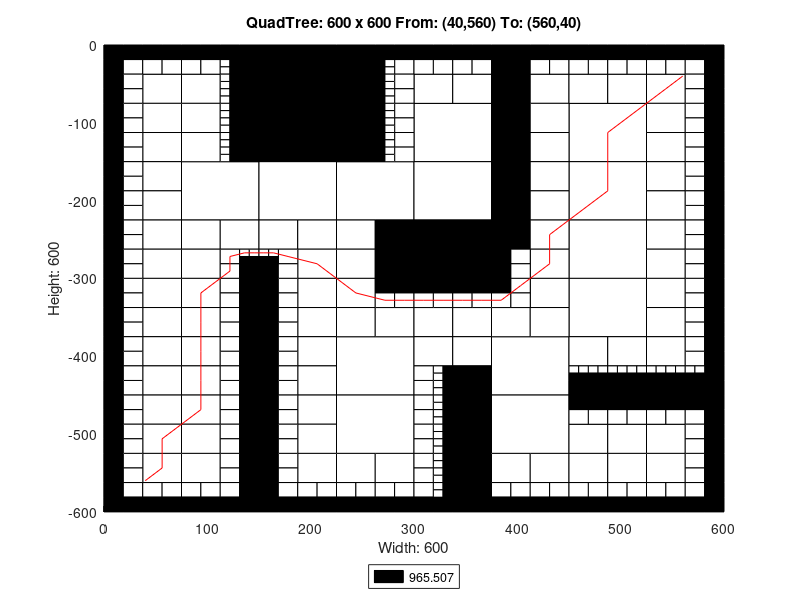

Recreate this plot in MATLAB.
axis([0 600 -600 0]);
title('QuadTree: 600 x 600 From: (40,560) To: (560,40)');
xlabel('Width: 600');
ylabel('Height: 600');
rectangle('Position',[150 -75 75 75], 'FaceColor',[0 0 0]);
rectangle('Position',[150 -150 75 75], 'FaceColor',[0 0 0]);
rectangle('Position',[75 -225 75 75], 'FaceColor',[1 1 1]);
rectangle('Position',[150 -225 75 75], 'FaceColor',[1 1 1]);
rectangle('Position',[225 -225 75 75], 'FaceColor',[1 1 1]);
rectangle('Position',[300 -150 75 75], 'FaceColor',[1 1 1]);
rectangle('Position',[450 -150 75 75], 'FaceColor',[1 1 1]);
rectangle('Position',[300 -225 75 75], 'FaceColor',[1 1 1]);
rectangle('Position',[300 -300 75 75], 'FaceColor',[0 0 0]);
rectangle('Position',[450 -225 75 75], 'FaceColor',[1 1 1]);
rectangle('Position',[450 -300 75 75], 'FaceColor',[1 1 1]);
rectangle('Position',[225 -450 75 75], 'FaceColor',[1 1 1]);
rectangle('Position',[225 -525 75 75], 'FaceColor',[1 1 1]);
rectangle('Position',[375 -450 75 75], 'FaceColor',[1 1 1]);
rectangle('Position',[450 -375 75 75], 'FaceColor',[1 1 1]);
rectangle('Position',[375 -525 75 75], 'FaceColor',[1 1 1]);
rectangle('Position',[37.5 -75 37.5 37.5], 'FaceColor',[1 1 1]);
rectangle('Position',[75 -75 37.5 37.5], 'FaceColor',[1 1 1]);
rectangle('Position',[37.5 -112.5 37.5 37.5], 'FaceColor',[1 1 1]);
rectangle('Position',[37.5 -150 37.5 37.5], 'FaceColor',[1 1 1]);
rectangle('Position',[75 -112.5 37.5 37.5], 'FaceColor',[1 1 1]);
rectangle('Position',[75 -150 37.5 37.5], 'FaceColor',[1 1 1]);
rectangle('Position',[225 -37.5 37.5 37.5], 'FaceColor',[0 0 0]);
rectangle('Position',[225 -75 37.5 37.5], 'FaceColor',[0 0 0]);
rectangle('Position',[225 -112.5 37.5 37.5], 'FaceColor',[0 0 0]);
rectangle('Position',[225 -150 37.5 37.5], 'FaceColor',[0 0 0]);
rectangle('Position',[37.5 -187.5 37.5 37.5], 'FaceColor',[1 1 1]);
rectangle('Position',[37.5 -225 37.5 37.5], 'FaceColor',[1 1 1]);
rectangle('Position',[37.5 -262.5 37.5 37.5], 'FaceColor',[1 1 1]);
rectangle('Position',[37.5 -300 37.5 37.5], 'FaceColor',[1 1 1]);
rectangle('Position',[75 -262.5 37.5 37.5], 'FaceColor',[1 1 1]);
rectangle('Position',[112.5 -262.5 37.5 37.5], 'FaceColor',[1 1 1]);
rectangle('Position',[75 -300 37.5 37.5], 'FaceColor',[1 1 1]);
rectangle('Position',[150 -262.5 37.5 37.5], 'FaceColor',[1 1 1]);
rectangle('Position',[187.5 -262.5 37.5 37.5], 'FaceColor',[1 1 1]);
rectangle('Position',[187.5 -300 37.5 37.5], 'FaceColor',[1 1 1]);
rectangle('Position',[225 -262.5 37.5 37.5], 'FaceColor',[1 1 1]);
rectangle('Position',[262.5 -262.5 37.5 37.5], 'FaceColor',[0 0 0]);
rectangle('Position',[225 -300 37.5 37.5], 'FaceColor',[1 1 1]);
rectangle('Position',[262.5 -300 37.5 37.5], 'FaceColor',[0 0 0]);
rectangle('Position',[300 -75 37.5 37.5], 'FaceColor',[1 1 1]);
rectangle('Position',[337.5 -75 37.5 37.5], 'FaceColor',[1 1 1]);
rectangle('Position',[375 -37.5 37.5 37.5], 'FaceColor',[0 0 0]);
rectangle('Position',[375 -75 37.5 37.5], 'FaceColor',[0 0 0]);
rectangle('Position',[412.5 -75 37.5 37.5], 'FaceColor',[1 1 1]);
rectangle('Position',[375 -112.5 37.5 37.5], 'FaceColor',[0 0 0]);
rectangle('Position',[412.5 -112.5 37.5 37.5], 'FaceColor',[1 1 1]);
rectangle('Position',[375 -150 37.5 37.5], 'FaceColor',[0 0 0]);
rectangle('Position',[412.5 -150 37.5 37.5], 'FaceColor',[1 1 1]);
rectangle('Position',[450 -75 37.5 37.5], 'FaceColor',[1 1 1]);
rectangle('Position',[487.5 -75 37.5 37.5], 'FaceColor',[1 1 1]);
rectangle('Position',[525 -75 37.5 37.5], 'FaceColor',[1 1 1]);
rectangle('Position',[525 -112.5 37.5 37.5], 'FaceColor',[1 1 1]);
rectangle('Position',[525 -150 37.5 37.5], 'FaceColor',[1 1 1]);
rectangle('Position',[375 -187.5 37.5 37.5], 'FaceColor',[0 0 0]);
rectangle('Position',[412.5 -187.5 37.5 37.5], 'FaceColor',[1 1 1]);
rectangle('Position',[375 -225 37.5 37.5], 'FaceColor',[0 0 0]);
rectangle('Position',[412.5 -225 37.5 37.5], 'FaceColor',[1 1 1]);
rectangle('Position',[375 -262.5 37.5 37.5], 'FaceColor',[0 0 0]);
rectangle('Position',[412.5 -262.5 37.5 37.5], 'FaceColor',[1 1 1]);
rectangle('Position',[412.5 -300 37.5 37.5], 'FaceColor',[1 1 1]);
rectangle('Position',[525 -187.5 37.5 37.5], 'FaceColor',[1 1 1]);
rectangle('Position',[525 -225 37.5 37.5], 'FaceColor',[1 1 1]);
rectangle('Position',[525 -262.5 37.5 37.5], 'FaceColor',[1 1 1]);
rectangle('Position',[525 -300 37.5 37.5], 'FaceColor',[1 1 1]);
rectangle('Position',[37.5 -337.5 37.5 37.5], 'FaceColor',[1 1 1]);
rectangle('Position',[37.5 -375 37.5 37.5], 'FaceColor',[1 1 1]);
rectangle('Position',[75 -337.5 37.5 37.5], 'FaceColor',[1 1 1]);
rectangle('Position',[75 -375 37.5 37.5], 'FaceColor',[1 1 1]);
rectangle('Position',[37.5 -412.5 37.5 37.5], 'FaceColor',[1 1 1]);
rectangle('Position',[37.5 -450 37.5 37.5], 'FaceColor',[1 1 1]);
rectangle('Position',[75 -412.5 37.5 37.5], 'FaceColor',[1 1 1]);
rectangle('Position',[75 -450 37.5 37.5], 'FaceColor',[1 1 1]);
rectangle('Position',[187.5 -337.5 37.5 37.5], 'FaceColor',[1 1 1]);
rectangle('Position',[187.5 -375 37.5 37.5], 'FaceColor',[1 1 1]);
rectangle('Position',[225 -337.5 37.5 37.5], 'FaceColor',[1 1 1]);
rectangle('Position',[225 -375 37.5 37.5], 'FaceColor',[1 1 1]);
rectangle('Position',[262.5 -375 37.5 37.5], 'FaceColor',[1 1 1]);
rectangle('Position',[187.5 -412.5 37.5 37.5], 'FaceColor',[1 1 1]);
rectangle('Position',[187.5 -450 37.5 37.5], 'FaceColor',[1 1 1]);
rectangle('Position',[37.5 -487.5 37.5 37.5], 'FaceColor',[1 1 1]);
rectangle('Position',[37.5 -525 37.5 37.5], 'FaceColor',[1 1 1]);
rectangle('Position',[75 -487.5 37.5 37.5], 'FaceColor',[1 1 1]);
rectangle('Position',[75 -525 37.5 37.5], 'FaceColor',[1 1 1]);
rectangle('Position',[37.5 -562.5 37.5 37.5], 'FaceColor',[1 1 1]);
rectangle('Position',[75 -562.5 37.5 37.5], 'FaceColor',[1 1 1]);
rectangle('Position',[187.5 -487.5 37.5 37.5], 'FaceColor',[1 1 1]);
rectangle('Position',[187.5 -525 37.5 37.5], 'FaceColor',[1 1 1]);
rectangle('Position',[187.5 -562.5 37.5 37.5], 'FaceColor',[1 1 1]);
rectangle('Position',[225 -562.5 37.5 37.5], 'FaceColor',[1 1 1]);
rectangle('Position',[262.5 -562.5 37.5 37.5], 'FaceColor',[1 1 1]);
rectangle('Position',[300 -375 37.5 37.5], 'FaceColor',[1 1 1]);
rectangle('Position',[337.5 -375 37.5 37.5], 'FaceColor',[1 1 1]);
rectangle('Position',[412.5 -337.5 37.5 37.5], 'FaceColor',[1 1 1]);
rectangle('Position',[375 -375 37.5 37.5], 'FaceColor',[1 1 1]);
rectangle('Position',[412.5 -375 37.5 37.5], 'FaceColor',[1 1 1]);
rectangle('Position',[300 -412.5 37.5 37.5], 'FaceColor',[1 1 1]);
rectangle('Position',[337.5 -412.5 37.5 37.5], 'FaceColor',[1 1 1]);
rectangle('Position',[337.5 -450 37.5 37.5], 'FaceColor',[0 0 0]);
rectangle('Position',[525 -337.5 37.5 37.5], 'FaceColor',[1 1 1]);
rectangle('Position',[525 -375 37.5 37.5], 'FaceColor',[1 1 1]);
rectangle('Position',[450 -412.5 37.5 37.5], 'FaceColor',[1 1 1]);
rectangle('Position',[487.5 -412.5 37.5 37.5], 'FaceColor',[1 1 1]);
rectangle('Position',[525 -412.5 37.5 37.5], 'FaceColor',[1 1 1]);
rectangle('Position',[337.5 -487.5 37.5 37.5], 'FaceColor',[0 0 0]);
rectangle('Position',[337.5 -525 37.5 37.5], 'FaceColor',[0 0 0]);
rectangle('Position',[337.5 -562.5 37.5 37.5], 'FaceColor',[0 0 0]);
rectangle('Position',[337.5 -600 37.5 37.5], 'FaceColor',[0 0 0]);
rectangle('Position',[375 -562.5 37.5 37.5], 'FaceColor',[1 1 1]);
rectangle('Position',[412.5 -562.5 37.5 37.5], 'FaceColor',[1 1 1]);
rectangle('Position',[450 -525 37.5 37.5], 'FaceColor',[1 1 1]);
rectangle('Position',[487.5 -525 37.5 37.5], 'FaceColor',[1 1 1]);
rectangle('Position',[525 -525 37.5 37.5], 'FaceColor',[1 1 1]);
rectangle('Position',[450 -562.5 37.5 37.5], 'FaceColor',[1 1 1]);
rectangle('Position',[487.5 -562.5 37.5 37.5], 'FaceColor',[1 1 1]);
rectangle('Position',[525 -562.5 37.5 37.5], 'FaceColor',[1 1 1]);
rectangle('Position',[0 -18.75 18.75 18.75], 'FaceColor',[0 0 0]);
rectangle('Position',[18.75 -18.75 18.75 18.75], 'FaceColor',[0 0 0]);
rectangle('Position',[0 -37.5 18.75 18.75], 'FaceColor',[0 0 0]);
rectangle('Position',[18.75 -37.5 18.75 18.75], 'FaceColor',[1 1 1]);
rectangle('Position',[37.5 -18.75 18.75 18.75], 'FaceColor',[0 0 0]);
rectangle('Position',[56.25 -18.75 18.75 18.75], 'FaceColor',[0 0 0]);
rectangle('Position',[37.5 -37.5 18.75 18.75], 'FaceColor',[1 1 1]);
rectangle('Position',[56.25 -37.5 18.75 18.75], 'FaceColor',[1 1 1]);
rectangle('Position',[0 -56.25 18.75 18.75], 'FaceColor',[0 0 0]);
rectangle('Position',[18.75 -56.25 18.75 18.75], 'FaceColor',[1 1 1]);
rectangle('Position',[0 -75 18.75 18.75], 'FaceColor',[0 0 0]);
rectangle('Position',[18.75 -75 18.75 18.75], 'FaceColor',[1 1 1]);
rectangle('Position',[75 -18.75 18.75 18.75], 'FaceColor',[0 0 0]);
rectangle('Position',[93.75 -18.75 18.75 18.75], 'FaceColor',[0 0 0]);
rectangle('Position',[75 -37.5 18.75 18.75], 'FaceColor',[1 1 1]);
rectangle('Position',[93.75 -37.5 18.75 18.75], 'FaceColor',[1 1 1]);
rectangle('Position',[112.5 -18.75 18.75 18.75], 'FaceColor',[0 0 0]);
rectangle('Position',[131.25 -18.75 18.75 18.75], 'FaceColor',[0 0 0]);
rectangle('Position',[131.25 -37.5 18.75 18.75], 'FaceColor',[0 0 0]);
rectangle('Position',[131.25 -56.25 18.75 18.75], 'FaceColor',[0 0 0]);
rectangle('Position',[131.25 -75 18.75 18.75], 'FaceColor',[0 0 0]);
rectangle('Position',[0 -93.75 18.75 18.75], 'FaceColor',[0 0 0]);
rectangle('Position',[18.75 -93.75 18.75 18.75], 'FaceColor',[1 1 1]);
rectangle('Position',[0 -112.5 18.75 18.75], 'FaceColor',[0 0 0]);
rectangle('Position',[18.75 -112.5 18.75 18.75], 'FaceColor',[1 1 1]);
rectangle('Position',[0 -131.25 18.75 18.75], 'FaceColor',[0 0 0]);
rectangle('Position',[18.75 -131.25 18.75 18.75], 'FaceColor',[1 1 1]);
rectangle('Position',[0 -150 18.75 18.75], 'FaceColor',[0 0 0]);
rectangle('Position',[18.75 -150 18.75 18.75], 'FaceColor',[1 1 1]);
rectangle('Position',[131.25 -93.75 18.75 18.75], 'FaceColor',[0 0 0]);
rectangle('Position',[131.25 -112.5 18.75 18.75], 'FaceColor',[0 0 0]);
rectangle('Position',[131.25 -131.25 18.75 18.75], 'FaceColor',[0 0 0]);
rectangle('Position',[131.25 -150 18.75 18.75], 'FaceColor',[0 0 0]);
rectangle('Position',[262.5 -18.75 18.75 18.75], 'FaceColor',[0 0 0]);
rectangle('Position',[281.25 -18.75 18.75 18.75], 'FaceColor',[0 0 0]);
rectangle('Position',[281.25 -37.5 18.75 18.75], 'FaceColor',[1 1 1]);
rectangle('Position',[281.25 -56.25 18.75 18.75], 'FaceColor',[1 1 1]);
rectangle('Position',[281.25 -75 18.75 18.75], 'FaceColor',[1 1 1]);
rectangle('Position',[281.25 -93.75 18.75 18.75], 'FaceColor',[1 1 1]);
rectangle('Position',[281.25 -112.5 18.75 18.75], 'FaceColor',[1 1 1]);
rectangle('Position',[281.25 -131.25 18.75 18.75], 'FaceColor',[1 1 1]);
rectangle('Position',[281.25 -150 18.75 18.75], 'FaceColor',[1 1 1]);
rectangle('Position',[0 -168.75 18.75 18.75], 'FaceColor',[0 0 0]);
rectangle('Position',[18.75 -168.75 18.75 18.75], 'FaceColor',[1 1 1]);
rectangle('Position',[0 -187.5 18.75 18.75], 'FaceColor',[0 0 0]);
rectangle('Position',[18.75 -187.5 18.75 18.75], 'FaceColor',[1 1 1]);
rectangle('Position',[0 -206.25 18.75 18.75], 'FaceColor',[0 0 0]);
rectangle('Position',[18.75 -206.25 18.75 18.75], 'FaceColor',[1 1 1]);
rectangle('Position',[0 -225 18.75 18.75], 'FaceColor',[0 0 0]);
rectangle('Position',[18.75 -225 18.75 18.75], 'FaceColor',[1 1 1]);
rectangle('Position',[0 -243.75 18.75 18.75], 'FaceColor',[0 0 0]);
rectangle('Position',[18.75 -243.75 18.75 18.75], 'FaceColor',[1 1 1]);
rectangle('Position',[0 -262.5 18.75 18.75], 'FaceColor',[0 0 0]);
rectangle('Position',[18.75 -262.5 18.75 18.75], 'FaceColor',[1 1 1]);
rectangle('Position',[0 -281.25 18.75 18.75], 'FaceColor',[0 0 0]);
rectangle('Position',[18.75 -281.25 18.75 18.75], 'FaceColor',[1 1 1]);
rectangle('Position',[0 -300 18.75 18.75], 'FaceColor',[0 0 0]);
rectangle('Position',[18.75 -300 18.75 18.75], 'FaceColor',[1 1 1]);
rectangle('Position',[112.5 -281.25 18.75 18.75], 'FaceColor',[1 1 1]);
rectangle('Position',[112.5 -300 18.75 18.75], 'FaceColor',[1 1 1]);
rectangle('Position',[131.25 -300 18.75 18.75], 'FaceColor',[0 0 0]);
rectangle('Position',[168.75 -281.25 18.75 18.75], 'FaceColor',[1 1 1]);
rectangle('Position',[150 -300 18.75 18.75], 'FaceColor',[0 0 0]);
rectangle('Position',[168.75 -300 18.75 18.75], 'FaceColor',[1 1 1]);
rectangle('Position',[300 -18.75 18.75 18.75], 'FaceColor',[0 0 0]);
rectangle('Position',[318.75 -18.75 18.75 18.75], 'FaceColor',[0 0 0]);
rectangle('Position',[300 -37.5 18.75 18.75], 'FaceColor',[1 1 1]);
rectangle('Position',[318.75 -37.5 18.75 18.75], 'FaceColor',[1 1 1]);
rectangle('Position',[337.5 -18.75 18.75 18.75], 'FaceColor',[0 0 0]);
rectangle('Position',[356.25 -18.75 18.75 18.75], 'FaceColor',[0 0 0]);
rectangle('Position',[337.5 -37.5 18.75 18.75], 'FaceColor',[1 1 1]);
rectangle('Position',[356.25 -37.5 18.75 18.75], 'FaceColor',[1 1 1]);
rectangle('Position',[412.5 -18.75 18.75 18.75], 'FaceColor',[0 0 0]);
rectangle('Position',[431.25 -18.75 18.75 18.75], 'FaceColor',[0 0 0]);
rectangle('Position',[412.5 -37.5 18.75 18.75], 'FaceColor',[1 1 1]);
rectangle('Position',[431.25 -37.5 18.75 18.75], 'FaceColor',[1 1 1]);
rectangle('Position',[450 -18.75 18.75 18.75], 'FaceColor',[0 0 0]);
rectangle('Position',[468.75 -18.75 18.75 18.75], 'FaceColor',[0 0 0]);
rectangle('Position',[450 -37.5 18.75 18.75], 'FaceColor',[1 1 1]);
rectangle('Position',[468.75 -37.5 18.75 18.75], 'FaceColor',[1 1 1]);
rectangle('Position',[487.5 -18.75 18.75 18.75], 'FaceColor',[0 0 0]);
rectangle('Position',[506.25 -18.75 18.75 18.75], 'FaceColor',[0 0 0]);
rectangle('Position',[487.5 -37.5 18.75 18.75], 'FaceColor',[1 1 1]);
rectangle('Position',[506.25 -37.5 18.75 18.75], 'FaceColor',[1 1 1]);
rectangle('Position',[525 -18.75 18.75 18.75], 'FaceColor',[0 0 0]);
rectangle('Position',[543.75 -18.75 18.75 18.75], 'FaceColor',[0 0 0]);
rectangle('Position',[525 -37.5 18.75 18.75], 'FaceColor',[1 1 1]);
rectangle('Position',[543.75 -37.5 18.75 18.75], 'FaceColor',[1 1 1]);
rectangle('Position',[562.5 -18.75 18.75 18.75], 'FaceColor',[0 0 0]);
rectangle('Position',[581.25 -18.75 18.75 18.75], 'FaceColor',[0 0 0]);
rectangle('Position',[562.5 -37.5 18.75 18.75], 'FaceColor',[1 1 1]);
rectangle('Position',[581.25 -37.5 18.75 18.75], 'FaceColor',[0 0 0]);
rectangle('Position',[562.5 -56.25 18.75 18.75], 'FaceColor',[1 1 1]);
rectangle('Position',[581.25 -56.25 18.75 18.75], 'FaceColor',[0 0 0]);
rectangle('Position',[562.5 -75 18.75 18.75], 'FaceColor',[1 1 1]);
rectangle('Position',[581.25 -75 18.75 18.75], 'FaceColor',[0 0 0]);
rectangle('Position',[562.5 -93.75 18.75 18.75], 'FaceColor',[1 1 1]);
rectangle('Position',[581.25 -93.75 18.75 18.75], 'FaceColor',[0 0 0]);
rectangle('Position',[562.5 -112.5 18.75 18.75], 'FaceColor',[1 1 1]);
rectangle('Position',[581.25 -112.5 18.75 18.75], 'FaceColor',[0 0 0]);
rectangle('Position',[562.5 -131.25 18.75 18.75], 'FaceColor',[1 1 1]);
rectangle('Position',[581.25 -131.25 18.75 18.75], 'FaceColor',[0 0 0]);
rectangle('Position',[562.5 -150 18.75 18.75], 'FaceColor',[1 1 1]);
rectangle('Position',[581.25 -150 18.75 18.75], 'FaceColor',[0 0 0]);
rectangle('Position',[375 -281.25 18.75 18.75], 'FaceColor',[0 0 0]);
rectangle('Position',[393.75 -281.25 18.75 18.75], 'FaceColor',[1 1 1]);
rectangle('Position',[375 -300 18.75 18.75], 'FaceColor',[0 0 0]);
rectangle('Position',[393.75 -300 18.75 18.75], 'FaceColor',[1 1 1]);
rectangle('Position',[562.5 -168.75 18.75 18.75], 'FaceColor',[1 1 1]);
rectangle('Position',[581.25 -168.75 18.75 18.75], 'FaceColor',[0 0 0]);
rectangle('Position',[562.5 -187.5 18.75 18.75], 'FaceColor',[1 1 1]);
rectangle('Position',[581.25 -187.5 18.75 18.75], 'FaceColor',[0 0 0]);
rectangle('Position',[562.5 -206.25 18.75 18.75], 'FaceColor',[1 1 1]);
rectangle('Position',[581.25 -206.25 18.75 18.75], 'FaceColor',[0 0 0]);
rectangle('Position',[562.5 -225 18.75 18.75], 'FaceColor',[1 1 1]);
rectangle('Position',[581.25 -225 18.75 18.75], 'FaceColor',[0 0 0]);
rectangle('Position',[562.5 -243.75 18.75 18.75], 'FaceColor',[1 1 1]);
rectangle('Position',[581.25 -243.75 18.75 18.75], 'FaceColor',[0 0 0]);
rectangle('Position',[562.5 -262.5 18.75 18.75], 'FaceColor',[1 1 1]);
rectangle('Position',[581.25 -262.5 18.75 18.75], 'FaceColor',[0 0 0]);
rectangle('Position',[562.5 -281.25 18.75 18.75], 'FaceColor',[1 1 1]);
rectangle('Position',[581.25 -281.25 18.75 18.75], 'FaceColor',[0 0 0]);
rectangle('Position',[562.5 -300 18.75 18.75], 'FaceColor',[1 1 1]);
rectangle('Position',[581.25 -300 18.75 18.75], 'FaceColor',[0 0 0]);
rectangle('Position',[0 -318.75 18.75 18.75], 'FaceColor',[0 0 0]);
rectangle('Position',[18.75 -318.75 18.75 18.75], 'FaceColor',[1 1 1]);
rectangle('Position',[0 -337.5 18.75 18.75], 'FaceColor',[0 0 0]);
rectangle('Position',[18.75 -337.5 18.75 18.75], 'FaceColor',[1 1 1]);
rectangle('Position',[0 -356.25 18.75 18.75], 'FaceColor',[0 0 0]);
rectangle('Position',[18.75 -356.25 18.75 18.75], 'FaceColor',[1 1 1]);
rectangle('Position',[0 -375 18.75 18.75], 'FaceColor',[0 0 0]);
rectangle('Position',[18.75 -375 18.75 18.75], 'FaceColor',[1 1 1]);
rectangle('Position',[112.5 -318.75 18.75 18.75], 'FaceColor',[1 1 1]);
rectangle('Position',[131.25 -318.75 18.75 18.75], 'FaceColor',[0 0 0]);
rectangle('Position',[112.5 -337.5 18.75 18.75], 'FaceColor',[1 1 1]);
rectangle('Position',[131.25 -337.5 18.75 18.75], 'FaceColor',[0 0 0]);
rectangle('Position',[112.5 -356.25 18.75 18.75], 'FaceColor',[1 1 1]);
rectangle('Position',[131.25 -356.25 18.75 18.75], 'FaceColor',[0 0 0]);
rectangle('Position',[112.5 -375 18.75 18.75], 'FaceColor',[1 1 1]);
rectangle('Position',[131.25 -375 18.75 18.75], 'FaceColor',[0 0 0]);
rectangle('Position',[0 -393.75 18.75 18.75], 'FaceColor',[0 0 0]);
rectangle('Position',[18.75 -393.75 18.75 18.75], 'FaceColor',[1 1 1]);
rectangle('Position',[0 -412.5 18.75 18.75], 'FaceColor',[0 0 0]);
rectangle('Position',[18.75 -412.5 18.75 18.75], 'FaceColor',[1 1 1]);
rectangle('Position',[0 -431.25 18.75 18.75], 'FaceColor',[0 0 0]);
rectangle('Position',[18.75 -431.25 18.75 18.75], 'FaceColor',[1 1 1]);
rectangle('Position',[0 -450 18.75 18.75], 'FaceColor',[0 0 0]);
rectangle('Position',[18.75 -450 18.75 18.75], 'FaceColor',[1 1 1]);
rectangle('Position',[112.5 -393.75 18.75 18.75], 'FaceColor',[1 1 1]);
rectangle('Position',[131.25 -393.75 18.75 18.75], 'FaceColor',[0 0 0]);
rectangle('Position',[112.5 -412.5 18.75 18.75], 'FaceColor',[1 1 1]);
rectangle('Position',[131.25 -412.5 18.75 18.75], 'FaceColor',[0 0 0]);
rectangle('Position',[112.5 -431.25 18.75 18.75], 'FaceColor',[1 1 1]);
rectangle('Position',[131.25 -431.25 18.75 18.75], 'FaceColor',[0 0 0]);
rectangle('Position',[112.5 -450 18.75 18.75], 'FaceColor',[1 1 1]);
rectangle('Position',[131.25 -450 18.75 18.75], 'FaceColor',[0 0 0]);
rectangle('Position',[150 -318.75 18.75 18.75], 'FaceColor',[0 0 0]);
rectangle('Position',[168.75 -318.75 18.75 18.75], 'FaceColor',[1 1 1]);
rectangle('Position',[150 -337.5 18.75 18.75], 'FaceColor',[0 0 0]);
rectangle('Position',[168.75 -337.5 18.75 18.75], 'FaceColor',[1 1 1]);
rectangle('Position',[150 -356.25 18.75 18.75], 'FaceColor',[0 0 0]);
rectangle('Position',[168.75 -356.25 18.75 18.75], 'FaceColor',[1 1 1]);
rectangle('Position',[150 -375 18.75 18.75], 'FaceColor',[0 0 0]);
rectangle('Position',[168.75 -375 18.75 18.75], 'FaceColor',[1 1 1]);
rectangle('Position',[262.5 -318.75 18.75 18.75], 'FaceColor',[0 0 0]);
rectangle('Position',[281.25 -318.75 18.75 18.75], 'FaceColor',[0 0 0]);
rectangle('Position',[262.5 -337.5 18.75 18.75], 'FaceColor',[1 1 1]);
rectangle('Position',[281.25 -337.5 18.75 18.75], 'FaceColor',[1 1 1]);
rectangle('Position',[150 -393.75 18.75 18.75], 'FaceColor',[0 0 0]);
rectangle('Position',[168.75 -393.75 18.75 18.75], 'FaceColor',[1 1 1]);
rectangle('Position',[150 -412.5 18.75 18.75], 'FaceColor',[0 0 0]);
rectangle('Position',[168.75 -412.5 18.75 18.75], 'FaceColor',[1 1 1]);
rectangle('Position',[150 -431.25 18.75 18.75], 'FaceColor',[0 0 0]);
rectangle('Position',[168.75 -431.25 18.75 18.75], 'FaceColor',[1 1 1]);
rectangle('Position',[150 -450 18.75 18.75], 'FaceColor',[0 0 0]);
rectangle('Position',[168.75 -450 18.75 18.75], 'FaceColor',[1 1 1]);
rectangle('Position',[0 -468.75 18.75 18.75], 'FaceColor',[0 0 0]);
rectangle('Position',[18.75 -468.75 18.75 18.75], 'FaceColor',[1 1 1]);
rectangle('Position',[0 -487.5 18.75 18.75], 'FaceColor',[0 0 0]);
rectangle('Position',[18.75 -487.5 18.75 18.75], 'FaceColor',[1 1 1]);
rectangle('Position',[0 -506.25 18.75 18.75], 'FaceColor',[0 0 0]);
rectangle('Position',[18.75 -506.25 18.75 18.75], 'FaceColor',[1 1 1]);
rectangle('Position',[0 -525 18.75 18.75], 'FaceColor',[0 0 0]);
rectangle('Position',[18.75 -525 18.75 18.75], 'FaceColor',[1 1 1]);
rectangle('Position',[112.5 -468.75 18.75 18.75], 'FaceColor',[1 1 1]);
rectangle('Position',[131.25 -468.75 18.75 18.75], 'FaceColor',[0 0 0]);
rectangle('Position',[112.5 -487.5 18.75 18.75], 'FaceColor',[1 1 1]);
rectangle('Position',[131.25 -487.5 18.75 18.75], 'FaceColor',[0 0 0]);
rectangle('Position',[112.5 -506.25 18.75 18.75], 'FaceColor',[1 1 1]);
rectangle('Position',[131.25 -506.25 18.75 18.75], 'FaceColor',[0 0 0]);
rectangle('Position',[112.5 -525 18.75 18.75], 'FaceColor',[1 1 1]);
rectangle('Position',[131.25 -525 18.75 18.75], 'FaceColor',[0 0 0]);
rectangle('Position',[0 -543.75 18.75 18.75], 'FaceColor',[0 0 0]);
rectangle('Position',[18.75 -543.75 18.75 18.75], 'FaceColor',[1 1 1]);
rectangle('Position',[0 -562.5 18.75 18.75], 'FaceColor',[0 0 0]);
rectangle('Position',[18.75 -562.5 18.75 18.75], 'FaceColor',[1 1 1]);
rectangle('Position',[0 -581.25 18.75 18.75], 'FaceColor',[0 0 0]);
rectangle('Position',[18.75 -581.25 18.75 18.75], 'FaceColor',[1 1 1]);
rectangle('Position',[0 -600 18.75 18.75], 'FaceColor',[0 0 0]);
rectangle('Position',[18.75 -600 18.75 18.75], 'FaceColor',[0 0 0]);
rectangle('Position',[37.5 -581.25 18.75 18.75], 'FaceColor',[1 1 1]);
rectangle('Position',[56.25 -581.25 18.75 18.75], 'FaceColor',[1 1 1]);
rectangle('Position',[37.5 -600 18.75 18.75], 'FaceColor',[0 0 0]);
rectangle('Position',[56.25 -600 18.75 18.75], 'FaceColor',[0 0 0]);
rectangle('Position',[112.5 -543.75 18.75 18.75], 'FaceColor',[1 1 1]);
rectangle('Position',[131.25 -543.75 18.75 18.75], 'FaceColor',[0 0 0]);
rectangle('Position',[112.5 -562.5 18.75 18.75], 'FaceColor',[1 1 1]);
rectangle('Position',[131.25 -562.5 18.75 18.75], 'FaceColor',[0 0 0]);
rectangle('Position',[75 -581.25 18.75 18.75], 'FaceColor',[1 1 1]);
rectangle('Position',[93.75 -581.25 18.75 18.75], 'FaceColor',[1 1 1]);
rectangle('Position',[75 -600 18.75 18.75], 'FaceColor',[0 0 0]);
rectangle('Position',[93.75 -600 18.75 18.75], 'FaceColor',[0 0 0]);
rectangle('Position',[112.5 -581.25 18.75 18.75], 'FaceColor',[1 1 1]);
rectangle('Position',[131.25 -581.25 18.75 18.75], 'FaceColor',[0 0 0]);
rectangle('Position',[112.5 -600 18.75 18.75], 'FaceColor',[0 0 0]);
rectangle('Position',[131.25 -600 18.75 18.75], 'FaceColor',[0 0 0]);
rectangle('Position',[150 -468.75 18.75 18.75], 'FaceColor',[0 0 0]);
rectangle('Position',[168.75 -468.75 18.75 18.75], 'FaceColor',[1 1 1]);
rectangle('Position',[150 -487.5 18.75 18.75], 'FaceColor',[0 0 0]);
rectangle('Position',[168.75 -487.5 18.75 18.75], 'FaceColor',[1 1 1]);
rectangle('Position',[150 -506.25 18.75 18.75], 'FaceColor',[0 0 0]);
rectangle('Position',[168.75 -506.25 18.75 18.75], 'FaceColor',[1 1 1]);
rectangle('Position',[150 -525 18.75 18.75], 'FaceColor',[0 0 0]);
rectangle('Position',[168.75 -525 18.75 18.75], 'FaceColor',[1 1 1]);
rectangle('Position',[150 -543.75 18.75 18.75], 'FaceColor',[0 0 0]);
rectangle('Position',[168.75 -543.75 18.75 18.75], 'FaceColor',[1 1 1]);
rectangle('Position',[150 -562.5 18.75 18.75], 'FaceColor',[0 0 0]);
rectangle('Position',[168.75 -562.5 18.75 18.75], 'FaceColor',[1 1 1]);
rectangle('Position',[150 -581.25 18.75 18.75], 'FaceColor',[0 0 0]);
rectangle('Position',[168.75 -581.25 18.75 18.75], 'FaceColor',[1 1 1]);
rectangle('Position',[150 -600 18.75 18.75], 'FaceColor',[0 0 0]);
rectangle('Position',[168.75 -600 18.75 18.75], 'FaceColor',[0 0 0]);
rectangle('Position',[187.5 -581.25 18.75 18.75], 'FaceColor',[1 1 1]);
rectangle('Position',[206.25 -581.25 18.75 18.75], 'FaceColor',[1 1 1]);
rectangle('Position',[187.5 -600 18.75 18.75], 'FaceColor',[0 0 0]);
rectangle('Position',[206.25 -600 18.75 18.75], 'FaceColor',[0 0 0]);
rectangle('Position',[225 -581.25 18.75 18.75], 'FaceColor',[1 1 1]);
rectangle('Position',[243.75 -581.25 18.75 18.75], 'FaceColor',[1 1 1]);
rectangle('Position',[225 -600 18.75 18.75], 'FaceColor',[0 0 0]);
rectangle('Position',[243.75 -600 18.75 18.75], 'FaceColor',[0 0 0]);
rectangle('Position',[262.5 -581.25 18.75 18.75], 'FaceColor',[1 1 1]);
rectangle('Position',[281.25 -581.25 18.75 18.75], 'FaceColor',[1 1 1]);
rectangle('Position',[262.5 -600 18.75 18.75], 'FaceColor',[0 0 0]);
rectangle('Position',[281.25 -600 18.75 18.75], 'FaceColor',[0 0 0]);
rectangle('Position',[300 -318.75 18.75 18.75], 'FaceColor',[0 0 0]);
rectangle('Position',[318.75 -318.75 18.75 18.75], 'FaceColor',[0 0 0]);
rectangle('Position',[300 -337.5 18.75 18.75], 'FaceColor',[1 1 1]);
rectangle('Position',[318.75 -337.5 18.75 18.75], 'FaceColor',[1 1 1]);
rectangle('Position',[337.5 -318.75 18.75 18.75], 'FaceColor',[0 0 0]);
rectangle('Position',[356.25 -318.75 18.75 18.75], 'FaceColor',[0 0 0]);
rectangle('Position',[337.5 -337.5 18.75 18.75], 'FaceColor',[1 1 1]);
rectangle('Position',[356.25 -337.5 18.75 18.75], 'FaceColor',[1 1 1]);
rectangle('Position',[375 -318.75 18.75 18.75], 'FaceColor',[0 0 0]);
rectangle('Position',[393.75 -318.75 18.75 18.75], 'FaceColor',[1 1 1]);
rectangle('Position',[375 -337.5 18.75 18.75], 'FaceColor',[1 1 1]);
rectangle('Position',[393.75 -337.5 18.75 18.75], 'FaceColor',[1 1 1]);
rectangle('Position',[300 -431.25 18.75 18.75], 'FaceColor',[1 1 1]);
rectangle('Position',[300 -450 18.75 18.75], 'FaceColor',[1 1 1]);
rectangle('Position',[562.5 -318.75 18.75 18.75], 'FaceColor',[1 1 1]);
rectangle('Position',[581.25 -318.75 18.75 18.75], 'FaceColor',[0 0 0]);
rectangle('Position',[562.5 -337.5 18.75 18.75], 'FaceColor',[1 1 1]);
rectangle('Position',[581.25 -337.5 18.75 18.75], 'FaceColor',[0 0 0]);
rectangle('Position',[562.5 -356.25 18.75 18.75], 'FaceColor',[1 1 1]);
rectangle('Position',[581.25 -356.25 18.75 18.75], 'FaceColor',[0 0 0]);
rectangle('Position',[562.5 -375 18.75 18.75], 'FaceColor',[1 1 1]);
rectangle('Position',[581.25 -375 18.75 18.75], 'FaceColor',[0 0 0]);
rectangle('Position',[450 -450 18.75 18.75], 'FaceColor',[0 0 0]);
rectangle('Position',[468.75 -450 18.75 18.75], 'FaceColor',[0 0 0]);
rectangle('Position',[487.5 -450 18.75 18.75], 'FaceColor',[0 0 0]);
rectangle('Position',[506.25 -450 18.75 18.75], 'FaceColor',[0 0 0]);
rectangle('Position',[562.5 -393.75 18.75 18.75], 'FaceColor',[1 1 1]);
rectangle('Position',[581.25 -393.75 18.75 18.75], 'FaceColor',[0 0 0]);
rectangle('Position',[562.5 -412.5 18.75 18.75], 'FaceColor',[1 1 1]);
rectangle('Position',[581.25 -412.5 18.75 18.75], 'FaceColor',[0 0 0]);
rectangle('Position',[525 -450 18.75 18.75], 'FaceColor',[0 0 0]);
rectangle('Position',[543.75 -450 18.75 18.75], 'FaceColor',[0 0 0]);
rectangle('Position',[581.25 -431.25 18.75 18.75], 'FaceColor',[0 0 0]);
rectangle('Position',[562.5 -450 18.75 18.75], 'FaceColor',[0 0 0]);
rectangle('Position',[581.25 -450 18.75 18.75], 'FaceColor',[0 0 0]);
rectangle('Position',[300 -468.75 18.75 18.75], 'FaceColor',[1 1 1]);
rectangle('Position',[300 -487.5 18.75 18.75], 'FaceColor',[1 1 1]);
rectangle('Position',[300 -506.25 18.75 18.75], 'FaceColor',[1 1 1]);
rectangle('Position',[300 -525 18.75 18.75], 'FaceColor',[1 1 1]);
rectangle('Position',[300 -543.75 18.75 18.75], 'FaceColor',[1 1 1]);
rectangle('Position',[300 -562.5 18.75 18.75], 'FaceColor',[1 1 1]);
rectangle('Position',[300 -581.25 18.75 18.75], 'FaceColor',[1 1 1]);
rectangle('Position',[300 -600 18.75 18.75], 'FaceColor',[0 0 0]);
rectangle('Position',[318.75 -600 18.75 18.75], 'FaceColor',[0 0 0]);
rectangle('Position',[375 -581.25 18.75 18.75], 'FaceColor',[1 1 1]);
rectangle('Position',[393.75 -581.25 18.75 18.75], 'FaceColor',[1 1 1]);
rectangle('Position',[375 -600 18.75 18.75], 'FaceColor',[0 0 0]);
rectangle('Position',[393.75 -600 18.75 18.75], 'FaceColor',[0 0 0]);
rectangle('Position',[412.5 -581.25 18.75 18.75], 'FaceColor',[1 1 1]);
rectangle('Position',[431.25 -581.25 18.75 18.75], 'FaceColor',[1 1 1]);
rectangle('Position',[412.5 -600 18.75 18.75], 'FaceColor',[0 0 0]);
rectangle('Position',[431.25 -600 18.75 18.75], 'FaceColor',[0 0 0]);
rectangle('Position',[450 -468.75 18.75 18.75], 'FaceColor',[0 0 0]);
rectangle('Position',[468.75 -468.75 18.75 18.75], 'FaceColor',[0 0 0]);
rectangle('Position',[450 -487.5 18.75 18.75], 'FaceColor',[1 1 1]);
rectangle('Position',[468.75 -487.5 18.75 18.75], 'FaceColor',[1 1 1]);
rectangle('Position',[487.5 -468.75 18.75 18.75], 'FaceColor',[0 0 0]);
rectangle('Position',[506.25 -468.75 18.75 18.75], 'FaceColor',[0 0 0]);
rectangle('Position',[487.5 -487.5 18.75 18.75], 'FaceColor',[1 1 1]);
rectangle('Position',[506.25 -487.5 18.75 18.75], 'FaceColor',[1 1 1]);
rectangle('Position',[525 -468.75 18.75 18.75], 'FaceColor',[0 0 0]);
rectangle('Position',[543.75 -468.75 18.75 18.75], 'FaceColor',[0 0 0]);
rectangle('Position',[525 -487.5 18.75 18.75], 'FaceColor',[1 1 1]);
rectangle('Position',[543.75 -487.5 18.75 18.75], 'FaceColor',[1 1 1]);
rectangle('Position',[562.5 -468.75 18.75 18.75], 'FaceColor',[0 0 0]);
rectangle('Position',[581.25 -468.75 18.75 18.75], 'FaceColor',[0 0 0]);
rectangle('Position',[562.5 -487.5 18.75 18.75], 'FaceColor',[1 1 1]);
rectangle('Position',[581.25 -487.5 18.75 18.75], 'FaceColor',[0 0 0]);
rectangle('Position',[562.5 -506.25 18.75 18.75], 'FaceColor',[1 1 1]);
rectangle('Position',[581.25 -506.25 18.75 18.75], 'FaceColor',[0 0 0]);
rectangle('Position',[562.5 -525 18.75 18.75], 'FaceColor',[1 1 1]);
rectangle('Position',[581.25 -525 18.75 18.75], 'FaceColor',[0 0 0]);
rectangle('Position',[450 -581.25 18.75 18.75], 'FaceColor',[1 1 1]);
rectangle('Position',[468.75 -581.25 18.75 18.75], 'FaceColor',[1 1 1]);
rectangle('Position',[450 -600 18.75 18.75], 'FaceColor',[0 0 0]);
rectangle('Position',[468.75 -600 18.75 18.75], 'FaceColor',[0 0 0]);
rectangle('Position',[487.5 -581.25 18.75 18.75], 'FaceColor',[1 1 1]);
rectangle('Position',[506.25 -581.25 18.75 18.75], 'FaceColor',[1 1 1]);
rectangle('Position',[487.5 -600 18.75 18.75], 'FaceColor',[0 0 0]);
rectangle('Position',[506.25 -600 18.75 18.75], 'FaceColor',[0 0 0]);
rectangle('Position',[562.5 -543.75 18.75 18.75], 'FaceColor',[1 1 1]);
rectangle('Position',[581.25 -543.75 18.75 18.75], 'FaceColor',[0 0 0]);
rectangle('Position',[562.5 -562.5 18.75 18.75], 'FaceColor',[1 1 1]);
rectangle('Position',[581.25 -562.5 18.75 18.75], 'FaceColor',[0 0 0]);
rectangle('Position',[525 -581.25 18.75 18.75], 'FaceColor',[1 1 1]);
rectangle('Position',[543.75 -581.25 18.75 18.75], 'FaceColor',[1 1 1]);
rectangle('Position',[525 -600 18.75 18.75], 'FaceColor',[0 0 0]);
rectangle('Position',[543.75 -600 18.75 18.75], 'FaceColor',[0 0 0]);
rectangle('Position',[562.5 -581.25 18.75 18.75], 'FaceColor',[1 1 1]);
rectangle('Position',[581.25 -581.25 18.75 18.75], 'FaceColor',[0 0 0]);
rectangle('Position',[562.5 -600 18.75 18.75], 'FaceColor',[0 0 0]);
rectangle('Position',[581.25 -600 18.75 18.75], 'FaceColor',[0 0 0]);
rectangle('Position',[112.5 -28.125 9.375 9.375], 'FaceColor',[1 1 1]);
rectangle('Position',[121.875 -28.125 9.375 9.375], 'FaceColor',[0 0 0]);
rectangle('Position',[112.5 -37.5 9.375 9.375], 'FaceColor',[1 1 1]);
rectangle('Position',[121.875 -37.5 9.375 9.375], 'FaceColor',[0 0 0]);
rectangle('Position',[112.5 -46.875 9.375 9.375], 'FaceColor',[1 1 1]);
rectangle('Position',[121.875 -46.875 9.375 9.375], 'FaceColor',[0 0 0]);
rectangle('Position',[112.5 -56.25 9.375 9.375], 'FaceColor',[1 1 1]);
rectangle('Position',[121.875 -56.25 9.375 9.375], 'FaceColor',[0 0 0]);
rectangle('Position',[112.5 -65.625 9.375 9.375], 'FaceColor',[1 1 1]);
rectangle('Position',[121.875 -65.625 9.375 9.375], 'FaceColor',[0 0 0]);
rectangle('Position',[112.5 -75 9.375 9.375], 'FaceColor',[1 1 1]);
rectangle('Position',[121.875 -75 9.375 9.375], 'FaceColor',[0 0 0]);
rectangle('Position',[112.5 -84.375 9.375 9.375], 'FaceColor',[1 1 1]);
rectangle('Position',[121.875 -84.375 9.375 9.375], 'FaceColor',[0 0 0]);
rectangle('Position',[112.5 -93.75 9.375 9.375], 'FaceColor',[1 1 1]);
rectangle('Position',[121.875 -93.75 9.375 9.375], 'FaceColor',[0 0 0]);
rectangle('Position',[112.5 -103.125 9.375 9.375], 'FaceColor',[1 1 1]);
rectangle('Position',[121.875 -103.125 9.375 9.375], 'FaceColor',[0 0 0]);
rectangle('Position',[112.5 -112.5 9.375 9.375], 'FaceColor',[1 1 1]);
rectangle('Position',[121.875 -112.5 9.375 9.375], 'FaceColor',[0 0 0]);
rectangle('Position',[112.5 -121.875 9.375 9.375], 'FaceColor',[1 1 1]);
rectangle('Position',[121.875 -121.875 9.375 9.375], 'FaceColor',[0 0 0]);
rectangle('Position',[112.5 -131.25 9.375 9.375], 'FaceColor',[1 1 1]);
rectangle('Position',[121.875 -131.25 9.375 9.375], 'FaceColor',[0 0 0]);
rectangle('Position',[112.5 -140.625 9.375 9.375], 'FaceColor',[1 1 1]);
rectangle('Position',[121.875 -140.625 9.375 9.375], 'FaceColor',[0 0 0]);
rectangle('Position',[112.5 -150 9.375 9.375], 'FaceColor',[1 1 1]);
rectangle('Position',[121.875 -150 9.375 9.375], 'FaceColor',[0 0 0]);
rectangle('Position',[262.5 -28.125 9.375 9.375], 'FaceColor',[0 0 0]);
rectangle('Position',[271.875 -28.125 9.375 9.375], 'FaceColor',[1 1 1]);
rectangle('Position',[262.5 -37.5 9.375 9.375], 'FaceColor',[0 0 0]);
rectangle('Position',[271.875 -37.5 9.375 9.375], 'FaceColor',[1 1 1]);
rectangle('Position',[262.5 -46.875 9.375 9.375], 'FaceColor',[0 0 0]);
rectangle('Position',[271.875 -46.875 9.375 9.375], 'FaceColor',[1 1 1]);
rectangle('Position',[262.5 -56.25 9.375 9.375], 'FaceColor',[0 0 0]);
rectangle('Position',[271.875 -56.25 9.375 9.375], 'FaceColor',[1 1 1]);
rectangle('Position',[262.5 -65.625 9.375 9.375], 'FaceColor',[0 0 0]);
rectangle('Position',[271.875 -65.625 9.375 9.375], 'FaceColor',[1 1 1]);
rectangle('Position',[262.5 -75 9.375 9.375], 'FaceColor',[0 0 0]);
rectangle('Position',[271.875 -75 9.375 9.375], 'FaceColor',[1 1 1]);
rectangle('Position',[262.5 -84.375 9.375 9.375], 'FaceColor',[0 0 0]);
rectangle('Position',[271.875 -84.375 9.375 9.375], 'FaceColor',[1 1 1]);
rectangle('Position',[262.5 -93.75 9.375 9.375], 'FaceColor',[0 0 0]);
rectangle('Position',[271.875 -93.75 9.375 9.375], 'FaceColor',[1 1 1]);
rectangle('Position',[262.5 -103.125 9.375 9.375], 'FaceColor',[0 0 0]);
rectangle('Position',[271.875 -103.125 9.375 9.375], 'FaceColor',[1 1 1]);
rectangle('Position',[262.5 -112.5 9.375 9.375], 'FaceColor',[0 0 0]);
rectangle('Position',[271.875 -112.5 9.375 9.375], 'FaceColor',[1 1 1]);
rectangle('Position',[262.5 -121.875 9.375 9.375], 'FaceColor',[0 0 0]);
rectangle('Position',[271.875 -121.875 9.375 9.375], 'FaceColor',[1 1 1]);
rectangle('Position',[262.5 -131.25 9.375 9.375], 'FaceColor',[0 0 0]);
rectangle('Position',[271.875 -131.25 9.375 9.375], 'FaceColor',[1 1 1]);
rectangle('Position',[262.5 -140.625 9.375 9.375], 'FaceColor',[0 0 0]);
rectangle('Position',[271.875 -140.625 9.375 9.375], 'FaceColor',[1 1 1]);
rectangle('Position',[262.5 -150 9.375 9.375], 'FaceColor',[0 0 0]);
rectangle('Position',[271.875 -150 9.375 9.375], 'FaceColor',[1 1 1]);
rectangle('Position',[131.25 -271.875 9.375 9.375], 'FaceColor',[1 1 1]);
rectangle('Position',[140.625 -271.875 9.375 9.375], 'FaceColor',[1 1 1]);
rectangle('Position',[131.25 -281.25 9.375 9.375], 'FaceColor',[0 0 0]);
rectangle('Position',[140.625 -281.25 9.375 9.375], 'FaceColor',[0 0 0]);
rectangle('Position',[150 -271.875 9.375 9.375], 'FaceColor',[1 1 1]);
rectangle('Position',[159.375 -271.875 9.375 9.375], 'FaceColor',[1 1 1]);
rectangle('Position',[150 -281.25 9.375 9.375], 'FaceColor',[0 0 0]);
rectangle('Position',[159.375 -281.25 9.375 9.375], 'FaceColor',[0 0 0]);
rectangle('Position',[318.75 -421.875 9.375 9.375], 'FaceColor',[1 1 1]);
rectangle('Position',[328.125 -421.875 9.375 9.375], 'FaceColor',[0 0 0]);
rectangle('Position',[318.75 -431.25 9.375 9.375], 'FaceColor',[1 1 1]);
rectangle('Position',[328.125 -431.25 9.375 9.375], 'FaceColor',[0 0 0]);
rectangle('Position',[318.75 -440.625 9.375 9.375], 'FaceColor',[1 1 1]);
rectangle('Position',[328.125 -440.625 9.375 9.375], 'FaceColor',[0 0 0]);
rectangle('Position',[318.75 -450 9.375 9.375], 'FaceColor',[1 1 1]);
rectangle('Position',[328.125 -450 9.375 9.375], 'FaceColor',[0 0 0]);
rectangle('Position',[450 -421.875 9.375 9.375], 'FaceColor',[1 1 1]);
rectangle('Position',[459.375 -421.875 9.375 9.375], 'FaceColor',[1 1 1]);
rectangle('Position',[450 -431.25 9.375 9.375], 'FaceColor',[0 0 0]);
rectangle('Position',[459.375 -431.25 9.375 9.375], 'FaceColor',[0 0 0]);
rectangle('Position',[468.75 -421.875 9.375 9.375], 'FaceColor',[1 1 1]);
rectangle('Position',[478.125 -421.875 9.375 9.375], 'FaceColor',[1 1 1]);
rectangle('Position',[468.75 -431.25 9.375 9.375], 'FaceColor',[0 0 0]);
rectangle('Position',[478.125 -431.25 9.375 9.375], 'FaceColor',[0 0 0]);
rectangle('Position',[487.5 -421.875 9.375 9.375], 'FaceColor',[1 1 1]);
rectangle('Position',[496.875 -421.875 9.375 9.375], 'FaceColor',[1 1 1]);
rectangle('Position',[487.5 -431.25 9.375 9.375], 'FaceColor',[0 0 0]);
rectangle('Position',[496.875 -431.25 9.375 9.375], 'FaceColor',[0 0 0]);
rectangle('Position',[506.25 -421.875 9.375 9.375], 'FaceColor',[1 1 1]);
rectangle('Position',[515.625 -421.875 9.375 9.375], 'FaceColor',[1 1 1]);
rectangle('Position',[506.25 -431.25 9.375 9.375], 'FaceColor',[0 0 0]);
rectangle('Position',[515.625 -431.25 9.375 9.375], 'FaceColor',[0 0 0]);
rectangle('Position',[525 -421.875 9.375 9.375], 'FaceColor',[1 1 1]);
rectangle('Position',[534.375 -421.875 9.375 9.375], 'FaceColor',[1 1 1]);
rectangle('Position',[525 -431.25 9.375 9.375], 'FaceColor',[0 0 0]);
rectangle('Position',[534.375 -431.25 9.375 9.375], 'FaceColor',[0 0 0]);
rectangle('Position',[543.75 -421.875 9.375 9.375], 'FaceColor',[1 1 1]);
rectangle('Position',[553.125 -421.875 9.375 9.375], 'FaceColor',[1 1 1]);
rectangle('Position',[543.75 -431.25 9.375 9.375], 'FaceColor',[0 0 0]);
rectangle('Position',[553.125 -431.25 9.375 9.375], 'FaceColor',[0 0 0]);
rectangle('Position',[562.5 -421.875 9.375 9.375], 'FaceColor',[1 1 1]);
rectangle('Position',[571.875 -421.875 9.375 9.375], 'FaceColor',[1 1 1]);
rectangle('Position',[562.5 -431.25 9.375 9.375], 'FaceColor',[0 0 0]);
rectangle('Position',[571.875 -431.25 9.375 9.375], 'FaceColor',[0 0 0]);
rectangle('Position',[318.75 -459.375 9.375 9.375], 'FaceColor',[1 1 1]);
rectangle('Position',[328.125 -459.375 9.375 9.375], 'FaceColor',[0 0 0]);
rectangle('Position',[318.75 -468.75 9.375 9.375], 'FaceColor',[1 1 1]);
rectangle('Position',[328.125 -468.75 9.375 9.375], 'FaceColor',[0 0 0]);
rectangle('Position',[318.75 -478.125 9.375 9.375], 'FaceColor',[1 1 1]);
rectangle('Position',[328.125 -478.125 9.375 9.375], 'FaceColor',[0 0 0]);
rectangle('Position',[318.75 -487.5 9.375 9.375], 'FaceColor',[1 1 1]);
rectangle('Position',[328.125 -487.5 9.375 9.375], 'FaceColor',[0 0 0]);
rectangle('Position',[318.75 -496.875 9.375 9.375], 'FaceColor',[1 1 1]);
rectangle('Position',[328.125 -496.875 9.375 9.375], 'FaceColor',[0 0 0]);
rectangle('Position',[318.75 -506.25 9.375 9.375], 'FaceColor',[1 1 1]);
rectangle('Position',[328.125 -506.25 9.375 9.375], 'FaceColor',[0 0 0]);
rectangle('Position',[318.75 -515.625 9.375 9.375], 'FaceColor',[1 1 1]);
rectangle('Position',[328.125 -515.625 9.375 9.375], 'FaceColor',[0 0 0]);
rectangle('Position',[318.75 -525 9.375 9.375], 'FaceColor',[1 1 1]);
rectangle('Position',[328.125 -525 9.375 9.375], 'FaceColor',[0 0 0]);
rectangle('Position',[318.75 -534.375 9.375 9.375], 'FaceColor',[1 1 1]);
rectangle('Position',[328.125 -534.375 9.375 9.375], 'FaceColor',[0 0 0]);
rectangle('Position',[318.75 -543.75 9.375 9.375], 'FaceColor',[1 1 1]);
rectangle('Position',[328.125 -543.75 9.375 9.375], 'FaceColor',[0 0 0]);
rectangle('Position',[318.75 -553.125 9.375 9.375], 'FaceColor',[1 1 1]);
rectangle('Position',[328.125 -553.125 9.375 9.375], 'FaceColor',[0 0 0]);
rectangle('Position',[318.75 -562.5 9.375 9.375], 'FaceColor',[1 1 1]);
rectangle('Position',[328.125 -562.5 9.375 9.375], 'FaceColor',[0 0 0]);
rectangle('Position',[318.75 -571.875 9.375 9.375], 'FaceColor',[1 1 1]);
rectangle('Position',[328.125 -571.875 9.375 9.375], 'FaceColor',[0 0 0]);
rectangle('Position',[318.75 -581.25 9.375 9.375], 'FaceColor',[1 1 1]);
rectangle('Position',[328.125 -581.25 9.375 9.375], 'FaceColor',[0 0 0]);
X=[560,543.75,487.5,487.5,431.25,431.25,403.125,384.375,365.625,346.875,328.125,309.375,290.625,271.875,243.75,206.25,178.125,164.062,154.688,145.312,135.938,121.875,121.875,93.75,93.75,93.75,93.75,93.75,56.25,56.25,40];
Y=[-40,-56.25,-112.5,-187.5,-243.75,-281.25,-309.375,-328.125,-328.125,-328.125,-328.125,-328.125,-328.125,-328.125,-318.75,-281.25,-271.875,-267.188,-267.188,-267.188,-267.188,-271.875,-290.625,-318.75,-356.25,-393.75,-431.25,-468.75,-506.25,-543.75,-560];
hold on;
plot(X,Y,'r');
legend('965.507','Location','southoutside');
